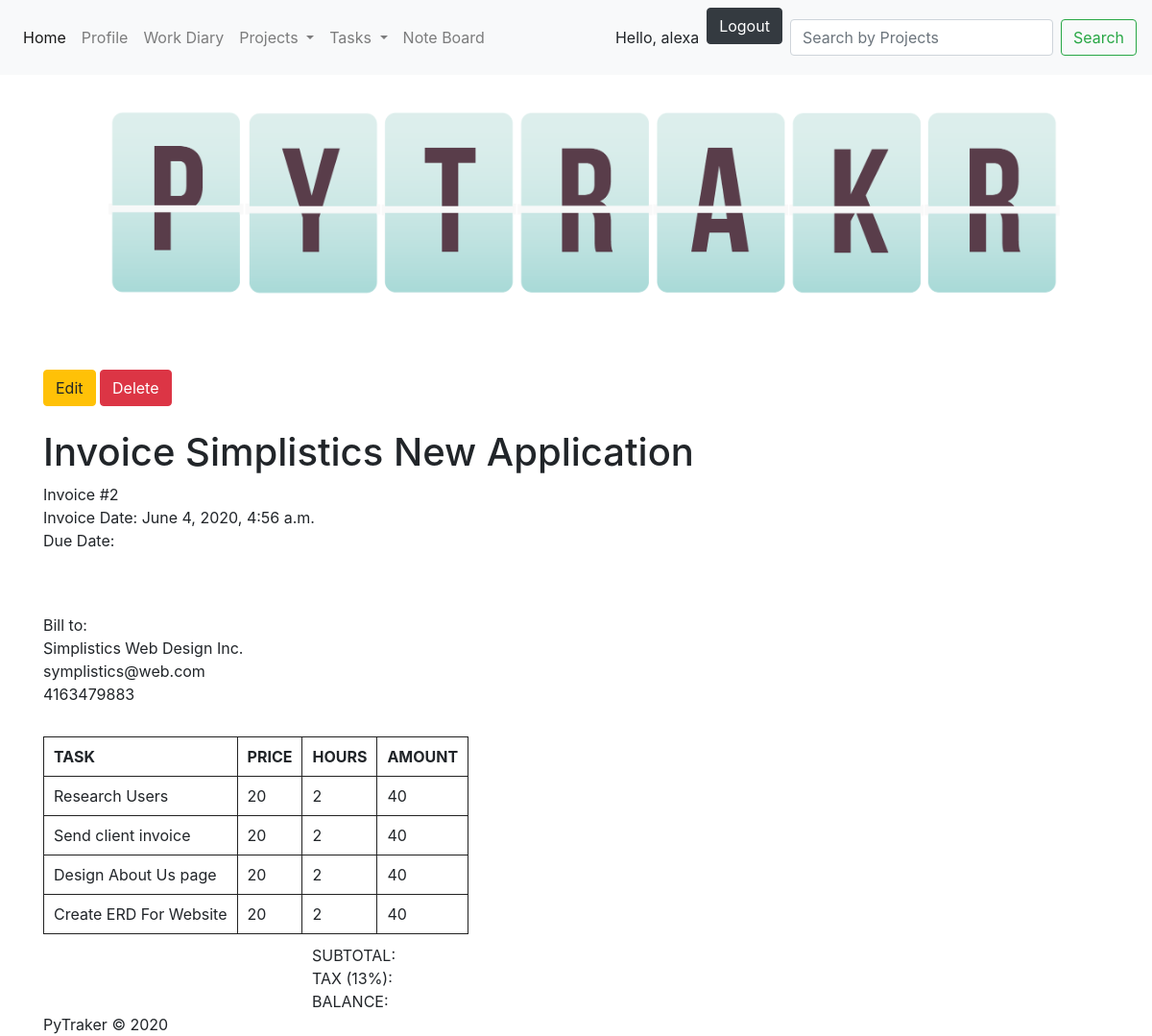
The app's page /PyTraker/invoice/2/ (signed in), older data.
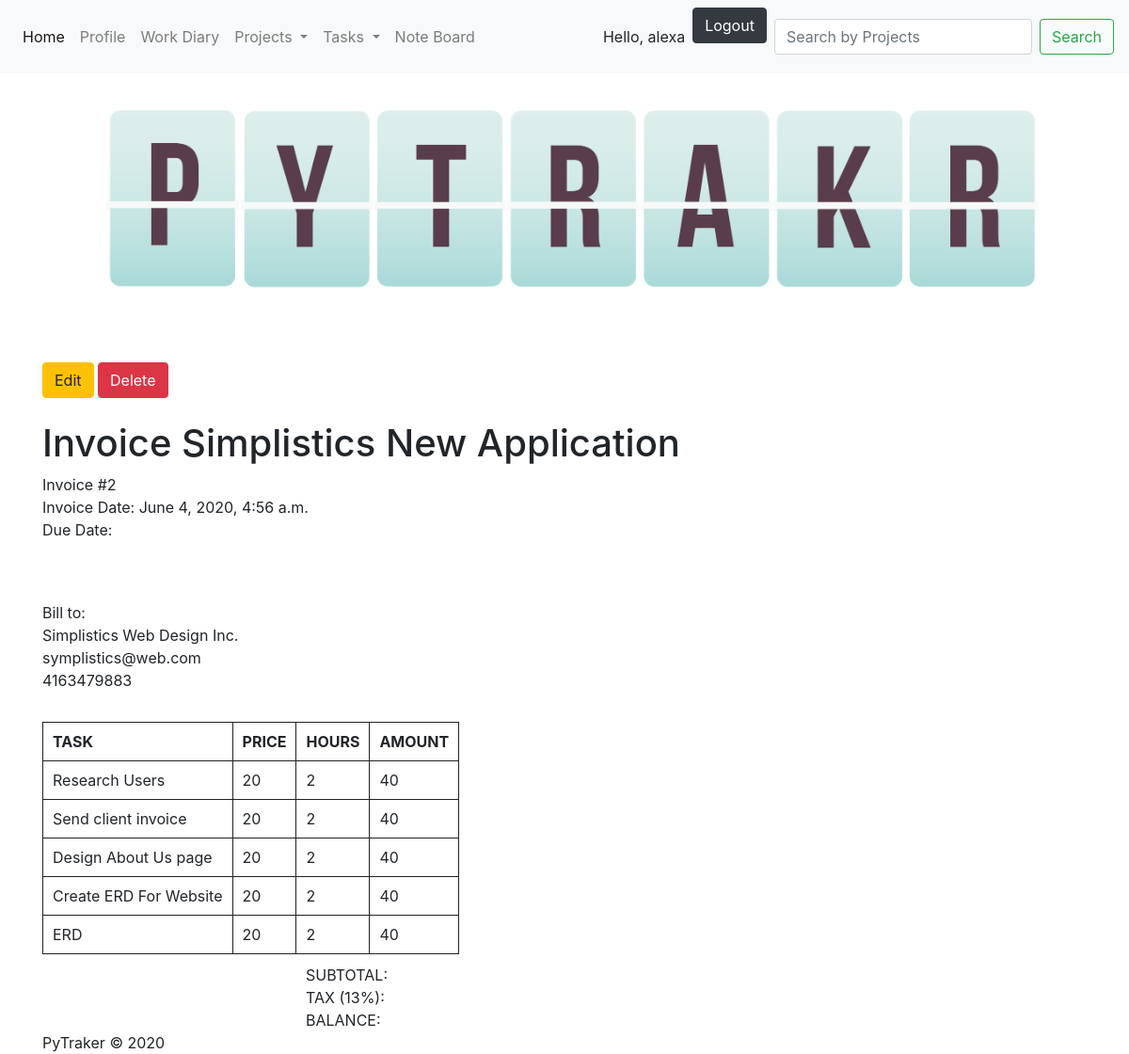
The same page, newer data.
### PyTraker/models.py (models this page shows)
class Tasks(models.Model):
    projectID = models.ForeignKey(Projects, on_delete=models.CASCADE)
    name = models.CharField(max_length=50)
    description = models.TextField(max_length=250)
    complete = models.BooleanField(default=False)
    due_date = models.DateTimeField()
    def __str__(self):
        return self.name

### PyTraker/views.py (the view)
# urls.py: path("PyTraker/invoice/<int:project_id>/", views.invoice, name="invoice"),
@login_required
def invoice(request, project_id):
    obj = Invoices.objects.get(projectID_id=project_id)
    tasks = Tasks.objects.filter(projectID_id=obj.projectID)
    context = {
        'invoice_id': obj.id,
        'project_id': obj.projectID,
        'project_name': obj.projectID.name,
        'client_name': obj.projectID.clientID.name,
        'client_email': obj.projectID.clientID.email,
        'client_phone': obj.projectID.clientID.phone,
        'user_email': obj.userID.email,
        'date_created': obj.dateCreated,
        'date_due': obj.dueDate,
        'hourly_rate': obj.projectID.payRate,
        'tasks_list': tasks,
    }
    return render(request, "PyTraker/invoice.html", context)

### PyTraker/templates/PyTraker/invoice.html (shortened to what this page needs)
{% extends "PyTraker/header.html" %}
{% block content %}
<a href="/PyTraker/edit_invoice/{{ invoice_id }}" class="btn btn-warning">Edit</a>
    <a href="/PyTraker/delete_invoice/{{ invoice_id }}"  class="btn btn-danger"  id ='{{project.id}}'>Delete</a>
    <h1>Invoice {{ project_name }}</h1>
    <div style="padding-bottom: 2em;">
        <div>Invoice #{{ invoice_id }}</div>
        <div>Invoice Date: {{ date_created }}</div>
        <div>Due Date: {{ due_date }}</div>
    </div>
    <div style="padding-bottom: 2em;">
    </div>
    <div style="padding-bottom: 2em;">
        <div>Bill to: </div>
        <div>{{ client_name }}</div>
        <div>{{ client_email }}</div>
        <div>{{ client_phone }}</div>
    </div>
    <table>
        <tr>
            <th >TASK</th>
            <th>PRICE</th>
            <th>HOURS</th>
            <th>AMOUNT</th>
        </tr>
        {% for task in tasks_list %}
        <tr>
            <td>{{ task }}</td>
            <td>{{ hourly_rate }}</td>
            <td>2</td>
            <td>{% widthratio hourly_rate 1 2 %}</td>
        </tr>
        {% endfor %}
    </table>
    <div class="task-list">
        <div> SUBTOTAL: </div>
        <div> TAX (13%):</div>
        <div> BALANCE:</div>
    </div>
{% endblock %}

Row changes from the older to the newer data that the page shows:
added Tasks: name "ERD", hourly_rate "20", widthratio "40"
